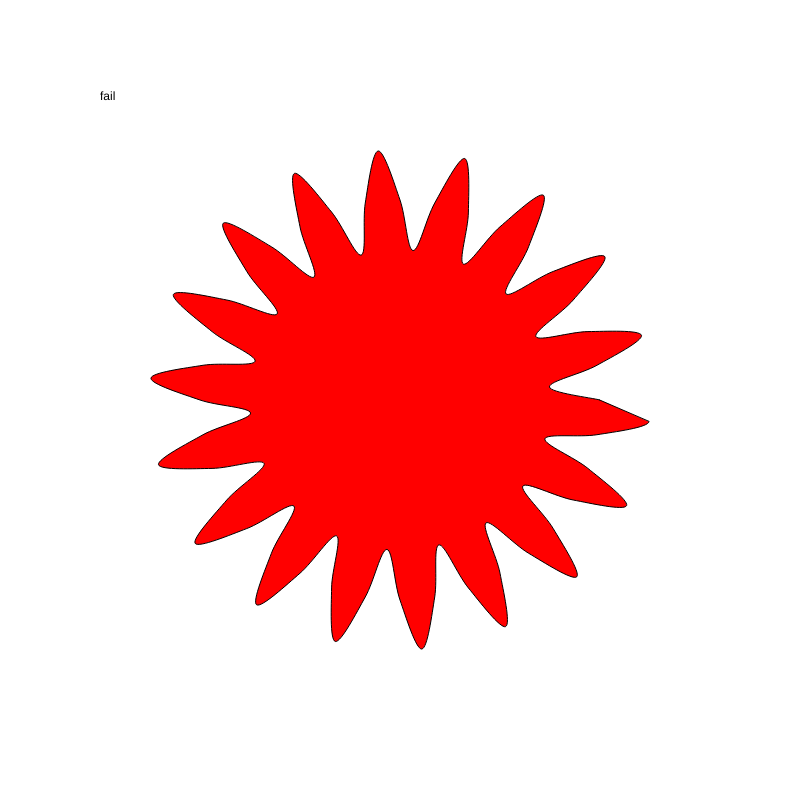
Frame 1 (no input)
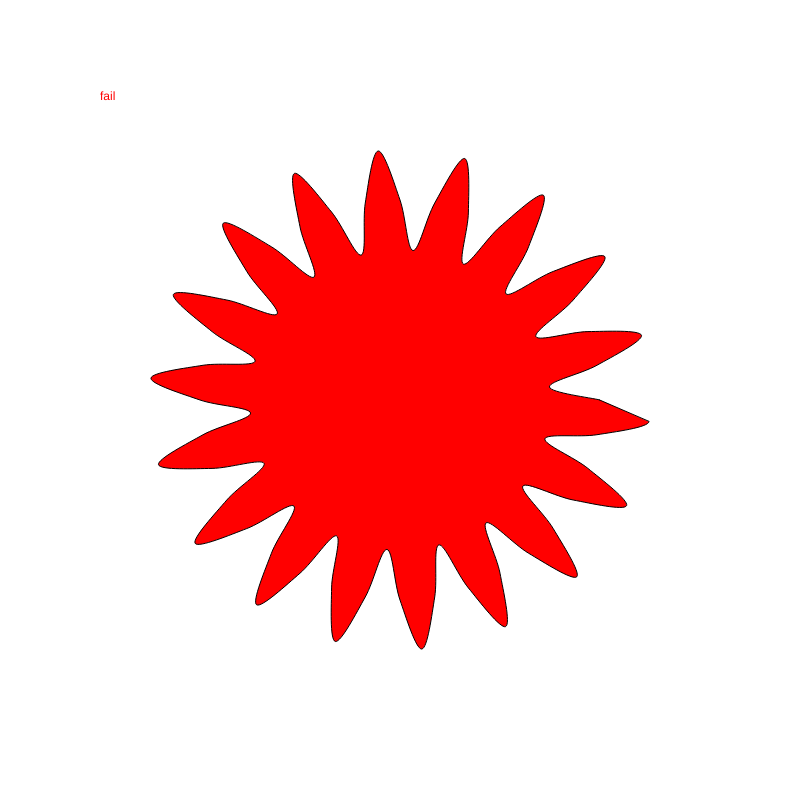
Frame 60 (no input)
Frame 120 (the mouse pressed at the canvas centre since frame 60): identical to frame 60, image omitted

The p5.js sketch that drew these frames (run headless with seeded random() and noise() and a simulated clock; from frame 60 on, the mouse is pressed at the canvas centre):

// p5.js sketch
// ── sketch.js
let points = [];
let clickedPoint;
let isChanging = false;
let baseRadius = 200;
let center;

function setup() {
  createCanvas(800, 800);

  setPoints();
}

function setPoints(){
  points = [];
  center = createVector(width/2, height/2);

  //resolution
  let degrees = 5;
  let res = degrees * PI/180
  let everyOther = 0;
  let radius;
  let flip = 1;

  for(let i = 0; i < TWO_PI; i+=res){
    let type;

    if(everyOther % 2 == 0){
      type = "anchor";
      radius = baseRadius;
    } else {
      type = "bezier";

      if(flip > 0){
        radius = baseRadius * 1.25;
      } else {
        radius = baseRadius * 0.75;
      }
      print("flip", flip);
      flip *= -1;
    }


    points.push(new Point(createVector(cos(i)*radius + center.x, sin(i)*radius + center.y), type));

    everyOther++;
  }
}

function draw() {
  background(255);
  text("fail", 100, 100)
  beginShape();

  fill("red");

  // vertex(points[0].loc.x, points[0].loc.y);
  for(let i = 0; i < points.length; i+=4){
    print(i);
    let p = points[i];
    if(points[i+4]){

    // if(i == 0){
    //   // print("first point", p.loc);
    //   vertex(p.loc.x, p.loc.y);
    // } else if(p.type == "bezier" && i != points.length-1){
    //   // print(i);
    //   // vertex(p.loc.x, p.loc.y);
    //   // debugger;
    //   let control = points[i-1];
    //   quadraticVertex(control.loc.x, control.loc.y, p.loc.x, p.loc.y);
    // }

    // Add the first control point.
    curveVertex(points[i].loc.x, points[i].loc.y);

    // Add the anchor points to draw between.
    curveVertex(points[i+1].loc.x, points[i+1].loc.y);
    curveVertex(points[i+2].loc.x, points[i+2].loc.y);

    // Add the second control point.
    curveVertex(points[i+3].loc.x, points[i+3].loc.y);
    // curveVertex(p.loc.x, p.loc.y);
    }
    //ellipse(p.loc.x, p.loc.y, 20, 20);
    //let p1 = points[i];
    //let p2;
    //if(i == 0){
    //  p2 = points[points.length-1];
    //  vertex(p1.x,p1.y);
    //} else {
    //  p2 = points[i - 1];
    //}

    //// vertex(p1.x,p1.y);

    //fill("black")
    //ellipse(p1.x,p1.y, 10,10);

    //let anchor = p5.Vector.lerp(p1, p2, 0.5);
    ////direction
    //let direction = p5.Vector.sub(anchor, center);

    //// Normalize and scale the direction to a specific offset amount
    //let offsetAmount = 100;
    //direction.setMag(offsetAmount);
    //let offsetPosition = anchor.copy().add(direction);

    //// quadraticVertex(p1.x, p1.y, offsetPosition.x, offsetPosition.y);
    //bezierVertex(p1.x, p1.y, offsetPosition.x, offsetPosition.y, p2.x, p2.y);
    //// anchor.mult(1.5);
    //fill("blue");
    //ellipse(anchor.x, anchor.y, 10, 10);
    //ellipse(offsetPosition.x, offsetPosition.y, 10, 10);
  }

  // vertex(points[0].x, points[0].y);
  fill("red");
  endShape(CLOSE);

  //for(let i = 0; i < points.length; i++){
  //  let p1 = points[i];

  //  let p2;
  //  if(i == 0){
  //    p2 = points[points.length-1];
  //  } else {
  //    p2 = points[i - 1];
  //  }

  //  let anchor = p5.Vector.lerp(p1, p2, 0.5);
  //  //direction
  //  let direction = p5.Vector.sub(anchor, center);

  //  // Normalize and scale the direction to a specific offset amount
  //  let offsetAmount = 100;
  //  direction.setMag(offsetAmount);
  //  let offsetPosition = anchor.copy().add(direction);
  //  // anchor.mult(1.5);
  //  fill("blue");
  //  ellipse(anchor.x, anchor.y, 10, 10);
  //  ellipse(offsetPosition.x, offsetPosition.y, 10, 10);
  //}
}

function windowResized() {
  resizeCanvas(windowWidth, windowHeight);
  setPoints();
}

// Declaration
class Point {
  constructor(v, type) {
    this.loc = v;
    this.type = type;
  }

  distance(){

  }
}

//rewrite for pvecotr
// Start changing the first control point if the user clicks near it.
function mousePressed() {
  let closestDistance = 100000; //impossible large
  //find the clicked point
  for(let i = 0; i < points.length; i++){
    let thisDistance = dist(points[i].loc.x, points[i].loc.y, mouseX, mouseY)

    print(thisDistance);

    if(thisDistance < closestDistance){
      closestDistance = thisDistance;
      closestPoint = points[i];
      print(i, closestPoint);
    }
    //calculate distance between mouse and point, see if it is less than the current closest distance
  }

  if (dist(closestPoint.loc.x, closestPoint.loc.y, mouseX, mouseY) < 20) {

    clickedPoint = closestPoint;
    print(clickedPoint);
    isChanging = true;
  }
}

//Stop changing the first control point when the user releases the mouse.
function mouseReleased() {
  // clickedPoint = null;
  isChanging = false;
}

//Update the first control point while the user drags the mouse.
function mouseDragged() {
  print(clickedPoint);
  if (isChanging === true) {
    clickedPoint.loc.x = mouseX;
    clickedPoint.loc.y = mouseY;
  }
}
